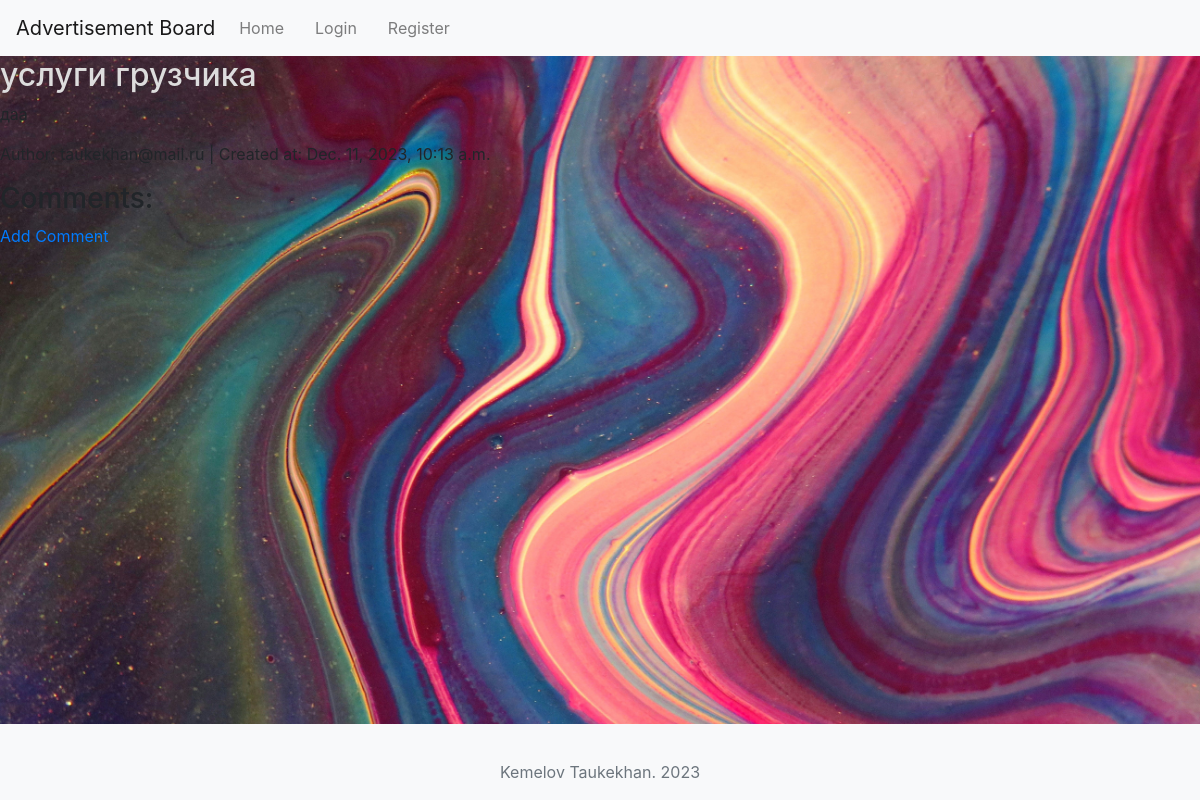
The page /advertisement/7/ on the database its author committed.
### ad_board/models.py (models this page shows)
class Advertisement(models.Model):
    title = models.CharField(max_length=100)
    content = models.TextField()
    author = models.ForeignKey(User, on_delete=models.CASCADE)
    created_at = models.DateTimeField(auto_now_add=True)

### ad_board/views.py (the view)
# urls.py: path('advertisement/<int:pk>/', advertisement_detail, name='advertisement_detail'),
def advertisement_detail(request, pk):
    ad = get_object_or_404(Advertisement, pk=pk)
    comments = Comment.objects.filter(advertisement=ad).order_by('-created_at')
    return render(request, 'ad_board/advertisement_detail.html', {'ad': ad, 'comments': comments})

### ad_board/templates/ad_board/advertisement_detail.html (shortened to what this page needs)
{% extends 'base.html' %}
{% block content %}
    <h2>{{ ad.title }}</h2>
    <p>{{ ad.content }}</p>
    <p>Author: {{ ad.author.username }} | Created at: {{ ad.created_at }}</p>
    <h3>Comments:</h3>
    <a href="{% url 'create_comment' pk=ad.pk %}">Add Comment</a>
{% endblock %}

### ad_board/static/css/styles.css (style rules this page uses)
body { font-family: 'Arial', sans-serif; background-color: #f4f4f4; margin: 0; padding: 0; background-image: url('/static/images/background.jpg'); background-size: cover; background-repeat: no-repeat; }
h2 { color: #ddd; }

### rows shown on the page
Advertisement: title "услуги грузчика", content "даа", author.username "taukekhan@mail.ru", created_at "Dec. 11, 2023, 10:13 a.m."
